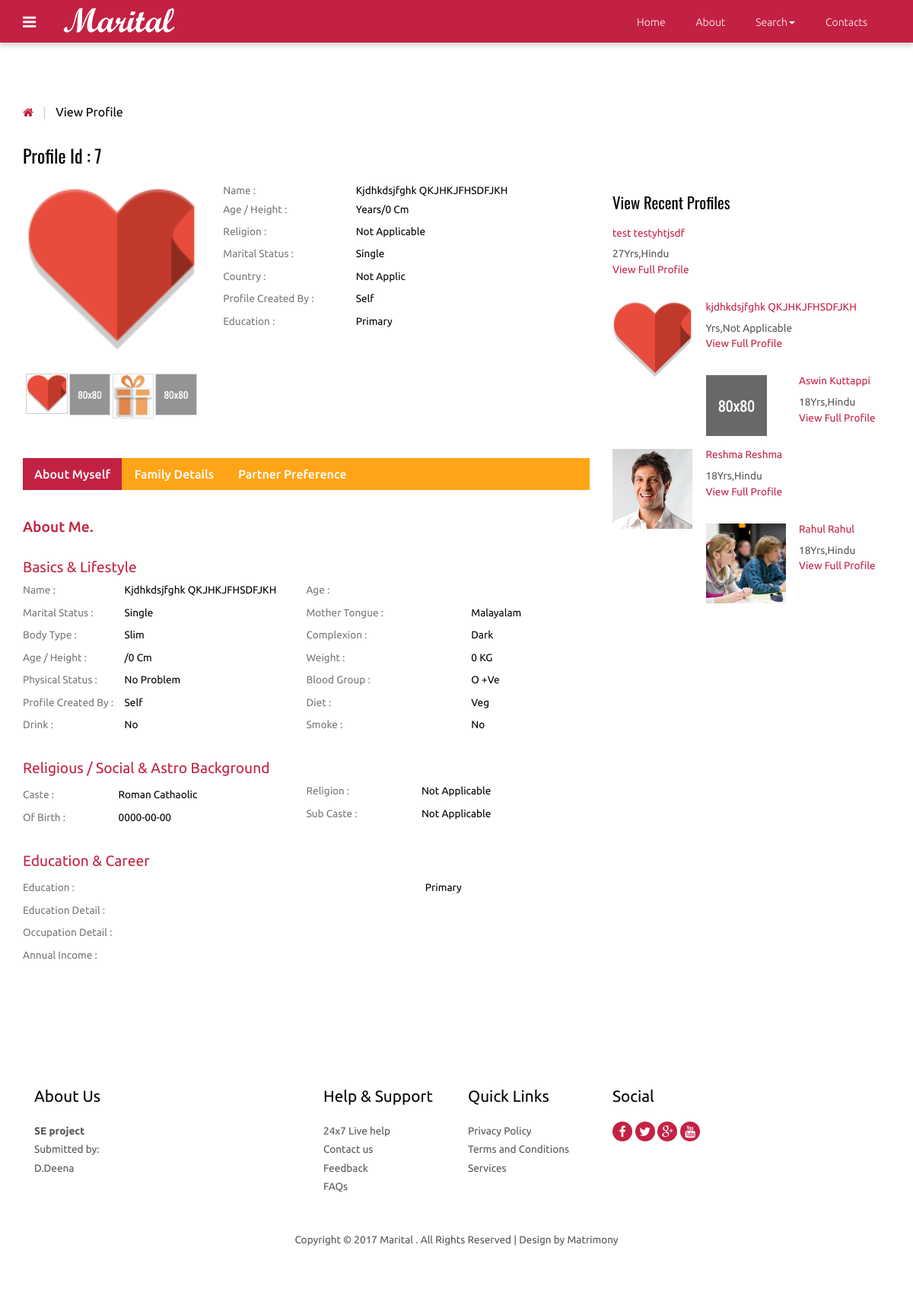
The page /view_profile.php?id=7 on the database its author committed.
### tables this page shows
CREATE TABLE IF NOT EXISTS `photos` (
`id` int(10) NOT NULL,
  `cust_id` int(10) NOT NULL,
  `pic1` varchar(25) NOT NULL,
  `pic2` varchar(40) NOT NULL,
  `pic3` varchar(40) NOT NULL,
  `pic4` varchar(40) NOT NULL
);

CREATE TABLE IF NOT EXISTS `customer` (
`id` int(10) NOT NULL,
  `cust_id` int(5) NOT NULL,
  `email` varchar(60) NOT NULL,
  `age` varchar(10) NOT NULL,
  `height` int(10) NOT NULL,
  `sex` varchar(6) NOT NULL,
  `religion` varchar(20) NOT NULL,
  `caste` varchar(20) NOT NULL,
  `subcaste` varchar(20) NOT NULL,
  `district` varchar(20) NOT NULL,
  `state` varchar(20) NOT NULL,
  `country` varchar(10) NOT NULL,
  `maritalstatus` varchar(20) NOT NULL,
  `profilecreatedby` varchar(20) NOT NULL,
  `education` text NOT NULL,
  `education_sub` text NOT NULL,
  `firstname` text NOT NULL,
  `lastname` text NOT NULL,
  `body_type` text NOT NULL,
  `physical_status` text NOT NULL,
  `drink` varchar(8) NOT NULL,
  `mothertounge` text NOT NULL,
  `colour` varchar(20) NOT NULL,
  `weight` int(5) NOT NULL,
  `blood_group` varchar(5) NOT NULL,
  `diet` varchar(8) NOT NULL,
  `smoke` varchar(8) NOT NULL,
  `dateofbirth` date NOT NULL,
  `occupation` text NOT NULL,
  `occupation_descr` text NOT NULL,
  `annual_income` varchar(20) NOT NULL,
  `fathers_occupation` varchar(20) NOT NULL,
  `mothers_occupation` varchar(20) NOT NULL,
  `no_bro` int(5) NOT NULL,
  `no_sis` int(5) NOT NULL,
  `aboutme` text NOT NULL,
  `profilecreationdate` date NOT NULL
);

### functions.php (called while the page is built, shortened)
<?php
function mysqlexec($sql){
	$host="localhost";
	$username="root";
	$password="";
	$db_name="matrimony";
	$conn=mysqli_connect("$host", "$username", "$password")or die("cannot connect");
	mysqli_select_db($conn,"$db_name")or die("cannot select DB");
	if($result = mysqli_query($conn, $sql)){
		return $result;
	}
	else{
		echo mysqli_error($conn);
	}
}
?>

### view_profile.php (the view, shortened to what this page needs)
<?php include_once("functions.php"); ?>
<?php $id=$_GET['id'];
$profileid=$id;
$sql="SELECT * FROM customer WHERE cust_id = $id";
$result = mysqlexec($sql);
if($result){
$row=mysqli_fetch_assoc($result);
	$fname=$row['firstname'];
	$lname=$row['lastname'];
	$dob=$row['dateofbirth'];
	$religion=$row['religion'];
	$caste = $row['caste'];
	$subcaste=$row['subcaste'];
	$country = $row['country'];
	$age=$row['age'];
	$maritalstatus=$row['maritalstatus'];
	$profileby=$row['profilecreatedby'];
	$education=$row['education'];
	$edudescr=$row['education_sub'];
	$bodytype=$row['body_type'];
	$physicalstatus=$row['physical_status'];
	$drink=$row['drink'];
	$smoke=$row['smoke'];
	$mothertounge=$row['mothertounge'];
	$bloodgroup=$row['blood_group'];
	$weight=$row['weight'];
	$height=$row['height'];
	$colour=$row['colour'];
	$diet=$row['diet'];
	$occupationdescr=$row['occupation_descr'];
	$income=$row['annual_income'];
	$pic1="";
$sql2="SELECT * FROM photos WHERE cust_id = $profileid";
$result2 = mysqlexec($sql2);
if($result2){
	$row2=mysqli_fetch_array($result2);
	$pic1=$row2['pic1'];
}
}else{
	echo "<script>alert(\"Invalid Profile ID\")</script>";
}
?>
<!DOCTYPE HTML>
<html>
<head>
<link href="css/bootstrap-3.1.1.min.css" rel='stylesheet' type='text/css' />
<link href="css/style.css" rel='stylesheet' type='text/css' />
<link href="css/font-awesome.css" rel="stylesheet">
</head>
<body>
 <?php include_once("includes/navigation.php");?>
<div class="grid_3">
  <div class="container">
   <div class="breadcrumb1">
     <ul>
        <a href="index.php"><i class="fa fa-home home_1"></i></a>
        <span class="divider">&nbsp;|&nbsp;</span>
        <li class="current-page">View Profile</li>
     </ul>
   </div>
   <div class="profile">
   	 <div class="col-md-8 profile_left">
   	 	<h2>Profile Id : <?php echo $profileid;?></h2>
   	 	<div class="col_3">
   	        <div class="col-sm-4 row_2">
				<div class="flexslider">
					 <ul class="slides">
						<li data-thumb="profile/<?php echo $profileid;?>/<?php echo $pic1;?>">
							<img src="profile/<?php echo $profileid;?>/<?php echo $pic1;?>" />
						</li>
					 </ul>
				  </div>
			</div>
			<div class="col-sm-8 row_1">
				<table class="table_working_hours">
		        	<tbody>
		        		<tr class="opened_1">
							<td class="day_label">Name :</td>
							<td class="day_value"><?php echo $fname . " " .$lname; ?></td>
						</tr><tr class="opened_1">
							<td class="day_label">Age / Height :</td>
							<td class="day_value"><?php echo $age . " Years"; ?>/<?php echo $height . " Cm";?> </td>
						</tr>
					  	<tr class="opened">
							<td class="day_label">Religion :</td>
							<td class="day_value"><?php echo $religion;?></td>
						</tr>
					    <tr class="opened">
							<td class="day_label">Marital Status :</td>
							<td class="day_value"><?php echo $maritalstatus;?></td>
						</tr>
					    <tr class="opened">
							<td class="day_label">Country :</td>
							<td class="day_value"><?php echo $country;?></td>
						</tr>
					    <tr class="closed">
							<td class="day_label">Profile Created by :</td>
							<td class="day_value closed"><span><?php echo $profileby;?></span></td>
						</tr>
					    <tr class="closed">
							<td class="day_label">Education :</td>
							<td class="day_value closed"><span><?php echo $education;?></span></td>
						</tr>
				    </tbody>
				</table>
				</div>
			<div class="clearfix"> </div>
		</div>
		<div class="col_4">
		    <div class="bs-example bs-example-tabs" role="tabpanel" data-example-id="togglable-tabs">
			   <ul id="myTab" class="nav nav-tabs nav-tabs1" role="tablist">
				  <li role="presentation" class="active"><a href="#home" id="home-tab" role="tab" data-toggle="tab" aria-controls="home" aria-expanded="true">About Myself</a></li>
				  <li role="presentation"><a href="#profile" role="tab" id="profile-tab" data-toggle="tab" aria-controls="profile">Family Details</a></li>
				  <li role="presentation"><a href="#profile1" role="tab" id="profile-tab1" data-toggle="tab" aria-controls="profile1">Partner Preference</a></li>
			   </ul>
			   <div id="myTabContent" class="tab-content">
				  <div role="tabpanel" class="tab-pane fade in active" id="home" aria-labelledby="home-tab">
				    <div class="tab_box">
				    	<h1>About Me.</h1>
				    </div>
				    <div class="basic_1">
				    	<h3>Basics &amp; Lifestyle</h3>
				    	<div class="col-md-6 basic_1-left">
				    	  <table class="table_working_hours">
				        	<tbody>
				        		<tr class="opened_1">
									<td class="day_label">Name :</td>
									<td class="day_value"><?php echo $fname . " " .$lname; ?></td>
								</tr>
							    <tr class="opened">
									<td class="day_label">Marital Status :</td>
									<td class="day_value"><?php echo $maritalstatus;?></td>
								</tr>
							    <tr class="opened">
									<td class="day_label">Body Type :</td>
									<td class="day_value"><?php echo $bodytype;?></td>
								</tr>
							    <tr class="opened">
									<td class="day_label">Age / Height :</td>
									<td class="day_value"><?php echo $age; ?>/<?php echo $height;?> cm</td>
								</tr>
							    <tr class="opened">
									<td class="day_label">Physical Status :</td>
									<td class="day_value closed"><span><?php echo $physicalstatus;?></span></td>
								</tr>
							    <tr class="opened">
									<td class="day_label">Profile Created by :</td>
									<td class="day_value closed"><span><?php echo $profileby;?></span></td>
								</tr>
								<tr class="opened">
									<td class="day_label">Drink :</td>
									<td class="day_value closed"><span><?php echo $drink;?></span></td>
								</tr>
						    </tbody>
				          </table>
				         </div>
				         <div class="col-md-6 basic_1-left">
				          <table class="table_working_hours">
				        	<tbody>
				        		<tr class="opened_1">
									<td class="day_label">Age :</td>
									<td class="day_value"><?php echo $age;?></td>
								</tr>
							    <tr class="opened">
									<td class="day_label">Mother Tongue :</td>
									<td class="day_value"><?php echo $mothertounge;?></td>
								</tr>
							    <tr class="opened">
									<td class="day_label">Complexion :</td>
									<td class="day_value"><?php echo $colour;?></td>
								</tr>
							    <tr class="opened">
									<td class="day_label">Weight :</td>
									<td class="day_value"><?php echo $weight;?> KG</td>
								</tr>
							    <tr class="opened">
									<td class="day_label">Blood Group :</td>
									<td class="day_value"><?php echo $bloodgroup;?></td>
								</tr>
							    <tr class="closed">
									<td class="day_label">Diet :</td>
									<td class="day_value closed"><span><?php echo $diet;?></span></td>
								</tr>
							    <tr class="closed">
									<td class="day_label">Smoke :</td>
									<td class="day_value closed"><span><?php echo $smoke;?></span></td>
								</tr>
						    </tbody>
				        </table>
				        </div>
				        <div class="clearfix"> </div>
				    </div>
				    <div class="basic_1">
				    	<h3>Religious / Social & Astro Background</h3>
				    	<div class="col-md-6 basic_1-left">
				    	  <table class="table_working_hours">
				        	<tbody>
				        		<tr class="opened">
									<td class="day_label">Caste :</td>
									<td class="day_value"><?php echo $caste;?></td>
								</tr>
							    <tr class="opened">
									<td class="day_label">
 of Birth :</td>
									<td class="day_value closed"><span><?php echo $dob;?></span></td>
								</tr>
							</tbody>
				          </table>
				         </div>
				         <div class="col-md-6 basic_1-left">
				          <table class="table_working_hours">
				        	<tbody>
				        		<tr class="opened_1">
									<td class="day_label">Religion :</td>
									<td class="day_value"><?php echo $religion;?></td>
								</tr>
							    <tr class="opened">
									<td class="day_label">Sub Caste :</td>
									<td class="day_value"><?php echo $subcaste;?></td>
								</tr>
							</tbody>
				        </table>
				        </div>
				        <div class="clearfix"> </div>
				    </div>
				    <div class="basic_1 basic_2">
				    	<h3>Education & Career</h3>
				    	<div class="basic_1-left">
				    	  <table class="table_working_hours">
				        	<tbody>
				        		<tr class="opened">
									<td class="day_label">Education   :</td>
									<td class="day_value"><?php echo $education;?></td>
								</tr>
				        		<tr class="opened">
									<td class="day_label">Education Detail :</td>
									<td class="day_value"><?php echo $edudescr;?></td>
								</tr>
							    <tr class="opened">
									<td class="day_label">Occupation Detail :</td>
									<td class="day_value closed"><span><?php echo $occupationdescr;?></span></td>
								</tr>
							    <tr class="opened">
									<td class="day_label">Annual Income :</td>
									<td class="day_value closed"><span><?php echo $income;?></span></td>
								</tr>
							 </tbody>
				          </table>
				         </div>
				    </div>
				  </div>
		     </div>
		  </div>
	   </div>
   	 </div>
     <div class="col-md-4 profile_right">
        <div class="view_profile view_profile2">
        	<h3>View Recent Profiles</h3>
    <?php
     $sql="SELECT * FROM customer ORDER BY profilecreationdate ASC";
      $result=mysqlexec($sql);
      while($row=mysqli_fetch_assoc($result)){
            $profid=$row['cust_id'];
          $sql="SELECT * FROM photos WHERE cust_id=$profid";
          $result2=mysqlexec($sql);
          $photo=mysqli_fetch_assoc($result2);
          $pic=$photo['pic1'];
          echo "<ul class=\"profile_item\">";
            echo"<a href=\"view_profile.php?id={$profid}\">";
              echo "<li class=\"profile_item-img\"><img src=\"profile/". $profid."/".$pic ."\"" . "class=\"img-responsive\" alt=\"\"/></li>";
               echo "<li class=\"profile_item-desc\">";
                  echo "<h4>" . $row['firstname'] . " " . $row['lastname'] . "</h4>";
                  echo "<p>" . $row['age']. "Yrs," . $row['religion'] . "</p>";
                  echo "<h5>" . "View Full Profile" . "</h5>";
               echo "</li>";
      echo "</a>";
      echo "</ul>";
      }
     ?>
</div>
        </div>
       <div class="clearfix"> </div>
    </div>
  </div>
</div>
<?php include_once("footer.php");?>
<link rel="stylesheet" href="css/flexslider.css" type="text/css" media="screen" />
</body>
</html>

### css/style.css (style rules this page uses)
h4, h5, h6, h1, h2, h3 { margin-top: 0; }
ul, ol { margin: 0; }
p { margin: 0; }
html, body { font-family: 'Ubuntu', sans-serif; font-size: 100%; background:#fff; }
body a { transition:0.5s all; -webkit-transition:0.5s all; -moz-transition:0.5s all; -o-transition:0.5s all; -ms-transition:0.5s all; }
.nav-tabs > li > a, .nav-tabs > li > a:hover, .nav-tabs > li > a:focus, .nav-tabs > li.active > a, .nav-tabs > li.active > a:hover, .nav-tabs > li.active > a:focus { border: none; border-radius: 0; }
.breadcrumb1 { margin-bottom:2em; }
.breadcrumb1 ul { padding:0; margin:0; list-style:none; }
.breadcrumb1 li { position: relative; margin-right: 10px; padding-right: 10px; display: inline-block; color:#000; font-size:1em; }
i.home_1 { color:#c32143; font-size:15px; }
span.divider { padding: 0 5px; color: #ccc; }
.col-md-8.profile_left { padding-left: 0; }
.col-sm-4.row_2 { padding-left: 0; }
.profile_left h2 { color:#000; font-size:1.5em; margin-bottom:1em; font-family: 'Oswald', sans-serif; }
table.table_working_hours { width: 100%; }
.table_working_hours tr { border: 0; }
td.day_label { color: #777; padding:5px 0; }
.table_working_hours tr { color: #000; font-size: 0.85em; text-transform: capitalize; }
.table_working_hours tr.opened_1 td { padding: 0 0 5px; }
.col_3 { margin-bottom:3em; }
.nav-tabs1 { display: inline-block; border-bottom: none; font-weight: 500; background-color:#ffa417; width: 100%; padding: 0; margin-bottom: 2em; }
.nav-tabs1>li.active>a, .nav-tabs1>li.active>a:focus, .nav-tabs1>li.active>a:hover { color: #fff; background-color:#c32143; border:none; }
.nav-tabs1>li { margin-bottom:0; }
a#profile-tab, a#home-tab, a#profile-tab1 { color: #fff; }
.grid_3 { padding:5em 0; }
.tab_box { margin-bottom: 2em; }
.tab_box h1 { color:#c32143; font-size:1.2em; }
.basic_1-left { padding-left:0; }
.basic_1 { margin-bottom: 2em; }
.basic_1 h3 { color: #c32143; font-size: 1.2em; }
.basic_2 { margin-bottom:0; }
ul.profile_item { padding:0; margin:0 0 1.5em 0; list-style:none; }
ul.profile_item li.profile_item-img { width:30%; float:left; margin-right: 5%; }
.view_profile h3 { font-size:1.3em; color:#000; margin-bottom: 1em; font-family: 'Oswald', sans-serif; }
ul.profile_item li.profile_item-desc h4, ul.profile_item li.profile_item-desc h5 { color:#c32143; font-size:0.85em; }
ul.profile_item li.profile_item-desc { overflow:hidden; }
ul.profile_item li.profile_item-desc p { color:#555; font-size:0.85em; line-height:1.5em; margin-bottom: 3px; }
.view_profile2 { margin:4em 0 0 0; }
ul { padding: 0; list-style: none; }
.headings h1, h2,h3,h4,h5,h6 { font-weight:400; }

### css/flexslider.css (style rules this page uses)
.slides, .slides > li, .flex-control-nav, .flex-direction-nav { margin: 0; padding: 0; list-style: none; }
.flexslider { margin: 0; padding: 0; }
.flexslider .slides > li { display: none; -webkit-backface-visibility: hidden; }
.flexslider .slides img { width: 100%; display: block; }
.flexslider .slides:after { content: "\0020"; display: block; clear: both; visibility: hidden; line-height: 0; height: 0; }
.flexslider { background: #ffffff; border: 4px solid #ffffff; position: relative; zoom: 1; }
.flexslider .slides { zoom: 1; }
.flexslider .slides img { height: auto; }

### rows shown on the page
photos: pic1 (picture)
customer: firstname "Kjdhkdsjfghk", lastname "QKJHKJFHSDFJKH", height "0", religion "Not Applicable", maritalstatus "Single", country "Not Applic", profilecreatedby "Self", education "Primary", body_type "Slim", physical_status "No Problem", drink "No", mothertounge "Malayalam", colour "Dark", weight "0", blood_group "O +ve", diet "Veg", smoke "No", caste "Roman Cathaolic", dateofbirth "0000-00-00", subcaste "Not Applicable", photos.pic1 (picture), firstname "kjdhkdsjfghk"
customer: firstname "test", lastname "testyhtjsdf", age "27", religion "Hindu"
customer: photos.pic1 (picture), firstname "Aswin", lastname "Kuttappi", age "18", religion "Hindu"
customer: photos.pic1 (picture), firstname "Reshma", lastname "Reshma", age "18", religion "Hindu"
customer: photos.pic1 (picture), firstname "Rahul", lastname "Rahul", age "18", religion "Hindu"

### other values the page prints
$profileid "7"
